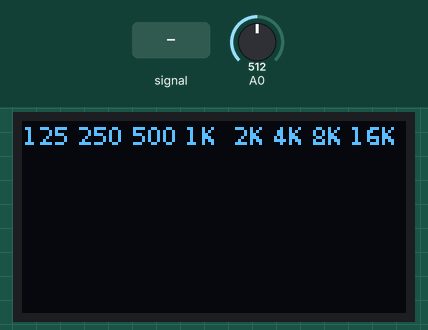
Recording of a sketch running on a simulated ESP8266 (NodeMCU). Parts: 128×64 one-colour display. The inputs (shaded band) are chosen by the test bench; at power-on: A0 = 512.

Above: at 1.2 s.
1.3 s: A0 fed a 200 Hz sine of ±81 counts around its level
At 1.58 s:
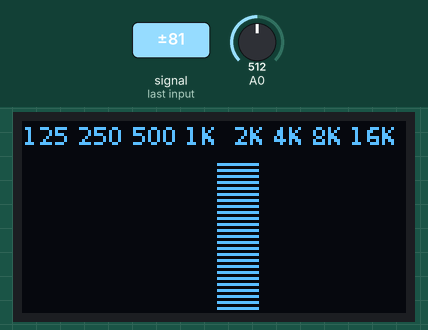
3.1 s: A0 set to 716
At 3.6 s:
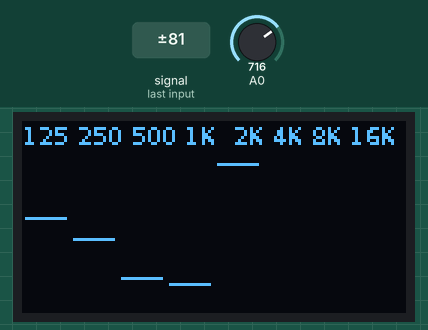
4.8 s: A0 fed a 1000 Hz sine of ±255 counts around its level
At 6.5 s:
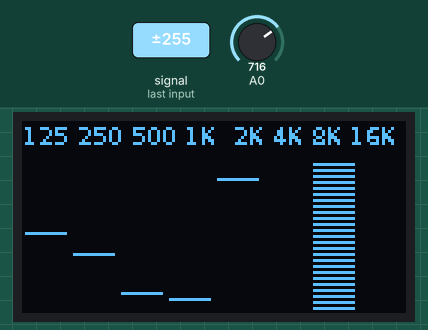
6.7 s: A0 set to 900
At 8.0 s:
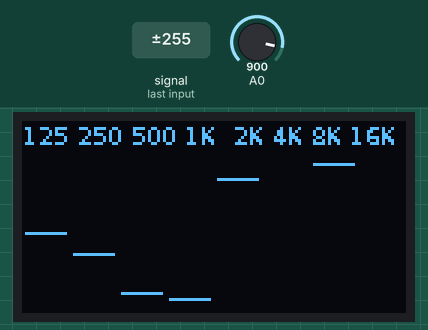
9.7 s: A0 set to 511
At 10.8 s:
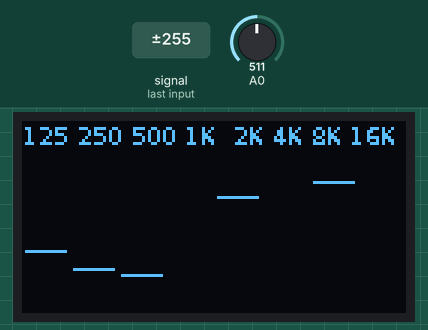
Timing chart, 0 to 12.5 s (numbered marks = the images above; inputs shaded):
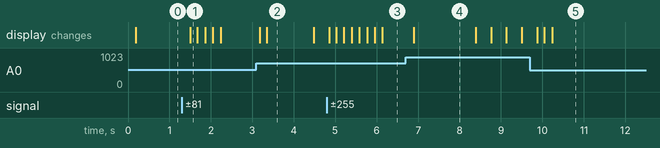

The sketch:

ESP32_Spectrum_Display_03.ino
```cpp
// (licence header left out)
#include <Wire.h>
#include "arduinoFFT.h" // Standard Arduino FFT library https://github.com/kosme/arduinoFFT
arduinoFFT FFT = arduinoFFT();
/////////////////////////////////////////////////////////////////////////
// Comment out the display your NOT using e.g. if you have a 1.3" display comment out the SSD1306 library and object
#include "SH1106.h"     // https://github.com/squix78/esp8266-oled-ssd1306
SH1106 display(0x3c, 17,16); // 1.3" OLED display object definition (address, SDA, SCL) Connect OLED SDA , SCL pins to ESP SDA, SCL pins

//#include "SSD1306.h"  // https://github.com/squix78/esp8266-oled-ssd1306
//SSD1306 display(0x3c, 16,17);  // 0.96" OLED display object definition (address, SDA, SCL) Connect OLED SDA , SCL pins to ESP SDA, SCL pins
/////////////////////////////////////////////////////////////////////////
#include "font.h" // The font.h file must be in the same folder as this sketch
/////////////////////////////////////////////////////////////////////////
#define SAMPLES 1024             // Must be a power of 2
#define SAMPLING_FREQUENCY 40000 // Hz, must be 40000 or less due to ADC conversion time. Determines maximum frequency that can be analysed by the FFT Fmax=sampleF/2.
#define amplitude 150            // Depending on your audio source level, you may need to increase this value
unsigned int sampling_period_us;
unsigned long microseconds;
byte peak[] = {0,0,0,0,0,0,0,0};
double vReal[SAMPLES];
double vImag[SAMPLES];
unsigned long newTime, oldTime;
int dominant_value;
/////////////////////////////////////////////////////////////////////////
void setup() {
  Serial.begin(115200);
  Wire.begin(17,16); // SDA, SCL
  display.init();
  display.setFont(Dialog_plain_8);
  //display.setFont(ArialMT_Plain_10);
  display.flipScreenVertically(); // Adjust to suit or remove
  sampling_period_us = round(1000000 * (1.0 / SAMPLING_FREQUENCY));
}

void loop() {
  display.clear();
  display.drawString(0,0,"125 250 500 1K  2K 4K 8K 16K");
  for (int i = 0; i < SAMPLES; i++) {
    newTime = micros();
    vReal[i] = analogRead(A0); // Using Arduino ADC nomenclature. A conversion takes about 1uS on an ESP32
  //vReal[i] = analogRead(VP); // Using logical name fo ADC port
  //vReal[i] = analogRead(36); // Using pin number for ADC port
    vImag[i] = 0;
    while ((micros() - newTime) < sampling_period_us) { /* do nothing to wait */ }
  }
  FFT.Windowing(vReal, SAMPLES, FFT_WIN_TYP_HAMMING, FFT_FORWARD);
  FFT.Compute(vReal, vImag, SAMPLES, FFT_FORWARD);
  FFT.ComplexToMagnitude(vReal, vImag, SAMPLES);
  for (int i = 2; i < (SAMPLES/2); i++){ // Don't use sample 0 and only the first SAMPLES/2 are usable.
    // Each array element represents a frequency and its value, is the amplitude. Note the frequencies are not discrete.
    if (vReal[i] > 1500) { // Add a crude noise filter, 10 x amplitude or more
      if (i<=2 )             displayBand(0,(int)vReal[i]); // 125Hz
      if (i >2   && i<=4 )   displayBand(1,(int)vReal[i]); // 250Hz
      if (i >4   && i<=7 )   displayBand(2,(int)vReal[i]); // 500Hz
      if (i >7   && i<=15 )  displayBand(3,(int)vReal[i]); // 1000Hz
      if (i >15  && i<=40 )  displayBand(4,(int)vReal[i]); // 2000Hz
      if (i >40  && i<=70 )  displayBand(5,(int)vReal[i]); // 4000Hz
      if (i >70  && i<=288 ) displayBand(6,(int)vReal[i]); // 8000Hz
      if (i >288           ) displayBand(7,(int)vReal[i]); // 16000Hz
      //Serial.println(i);
    }
    for (byte band = 0; band <= 7; band++) display.drawHorizontalLine(1+16*band,64-peak[band],14);
  }
  if (millis()%4 == 0) {for (byte band = 0; band <= 7; band++) {if (peak[band] > 0) peak[band] -= 1;}} // Decay the peak
  display.display();
}

void displayBand(int band, int dsize){
  int dmax = 50;
  dsize /= amplitude;
  if (dsize > dmax) dsize = dmax;
  for (int s = 0; s <= dsize; s=s+2){display.drawHorizontalLine(1+16*band,64-s, 14);}
  if (dsize > peak[band]) {peak[band] = dsize;}
}
```

Source omitted: font.h (data table, 20231 bytes)

Measured:
- after the input at 1.3 s, the display: changes after 0.20 s (image 1)
- after the input at 3.1 s, the display: first changes after 0.08 s (image 2 shows a later state)
- after the input at 4.8 s, the display: first differs from a run without the input after 0.22 s (image 3 shows a later state)
- what the display in image 2 shows lasts 1.2 s, from 3.3 s to 4.5 s
- what the display in image 4 shows lasts 1.5 s, from 6.9 s to 8.4 s
